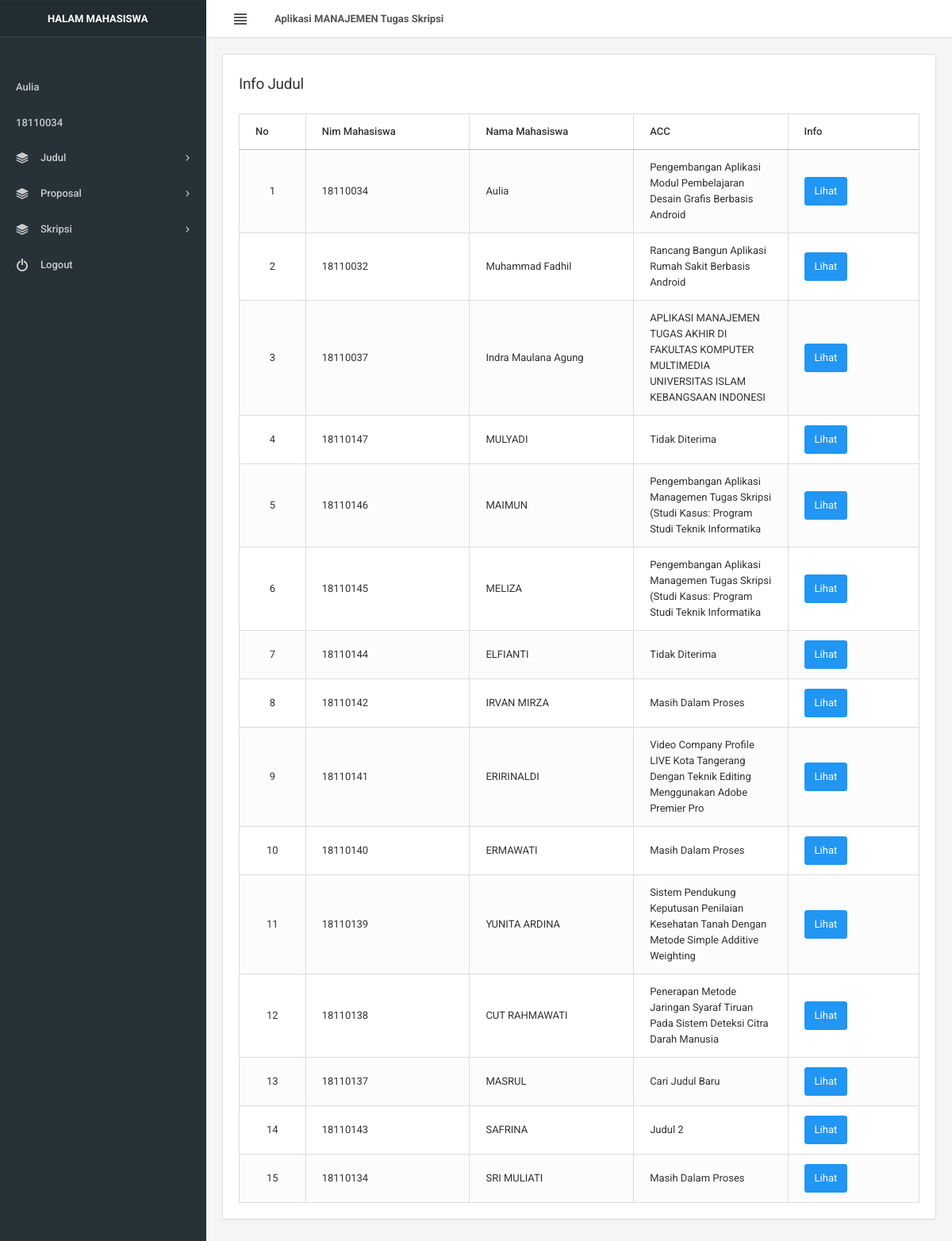
The page /mahasiswa/info_judul.php (signed in) on the database its author committed.
### tables this page shows
CREATE TABLE `tbl_judul` (
  `id` int(100) NOT NULL,
  `id_mahasiswa` int(100) NOT NULL,
  `nim` int(20) NOT NULL,
  `nama_mahasiswa` varchar(20) NOT NULL,
  `judul1` varchar(100) NOT NULL,
  `judul2` varchar(100) NOT NULL,
  `judul3` varchar(100) NOT NULL,
  `acc` varchar(100) NOT NULL,
  `keterangan` varchar(100) NOT NULL
);

### mahasiswa/info_judul.php (the view, shortened to what this page needs)
<?php include 'header.php'; ?>
<div class="content-wrapper">
	<div class="content">
		<div class="row">
			<div class="col-lg-12">
				<div class="panel panel-flat">
					<div class="panel-heading">
						<h4 class="panel-title">Info Judul</h4>
					</div>
					<div class="panel-body">
						<div class="table-responsive">
							<table class="table table-bordered table-hover table-striped">
								<thead>
									<tr>
										<th width="5%">No</th>
										<th width="15%">Nim Mahasiswa</th>
										<th width="15%">Nama Mahasiswa</th>
										<th width="12%">ACC</th>
                                        <th width="12%">Info</th>
									</tr>
								</thead>
								<tbody>
									<?php
									$data = mysqli_query($connect,"SELECT * FROM tbl_judul");
									$no = 1;
									while($d=mysqli_fetch_array($data)){
										?>
										<tr>
											<td align="center"><?php echo $no++; ?></td>
											<td><?php echo $d['nim'] ?></td>
											<td><?php echo $d['nama_mahasiswa'] ?></td>
											<td><?php echo $d['acc'] ?></td>
											<td><button type="button" class="btn btn-primary editbtn" data-toggle="modal" data-target="#exampleModalLong">
										Lihat
										</button></td>
                                    <?php
                                    }
                                    ?>
											</div>
										</div>
										</div>
						</div>
					</div>
				</div>
			</div>
		</div>
	</div>
<?php include 'footer.php'; ?>

### rows shown on the page
tbl_judul: nim "18110034", nama_mahasiswa "Aulia", acc "Pengembangan Aplikasi Modul Pembelajaran Desain Grafis Berbasis Android"
tbl_judul: nim "18110032", nama_mahasiswa "Muhammad Fadhil", acc "Rancang Bangun Aplikasi Rumah Sakit Berbasis Android"
tbl_judul: nim "18110037", nama_mahasiswa "Indra Maulana Agung", acc "APLIKASI MANAJEMEN TUGAS AKHIR DI FAKULTAS KOMPUTER MULTIMEDIA UNIVERSITAS ISLAM KEBANGSAAN INDONESI"
tbl_judul: nim "18110147", nama_mahasiswa "MULYADI", acc "Tidak Diterima"
tbl_judul: nim "18110146", nama_mahasiswa "MAIMUN", acc "Pengembangan Aplikasi Managemen Tugas Skripsi (Studi Kasus: Program Studi Teknik Informatika"
tbl_judul: nim "18110145", nama_mahasiswa "MELIZA", acc "Pengembangan Aplikasi Managemen Tugas Skripsi (Studi Kasus: Program Studi Teknik Informatika"
tbl_judul: nim "18110144", nama_mahasiswa "ELFIANTI", acc "Tidak Diterima"
tbl_judul: nim "18110142", nama_mahasiswa "IRVAN MIRZA", acc "Masih Dalam Proses"
tbl_judul: nim "18110141", nama_mahasiswa "ERIRINALDI", acc "Video Company Profile LIVE Kota Tangerang Dengan Teknik Editing Menggunakan Adobe Premier Pro"
tbl_judul: nim "18110140", nama_mahasiswa "ERMAWATI", acc "Masih Dalam Proses"
tbl_judul: nim "18110139", nama_mahasiswa "YUNITA ARDINA", acc "Sistem Pendukung Keputusan Penilaian Kesehatan Tanah Dengan Metode Simple Additive Weighting"
tbl_judul: nim "18110138", nama_mahasiswa "CUT RAHMAWATI", acc "Penerapan Metode Jaringan Syaraf Tiruan Pada Sistem Deteksi Citra Darah Manusia"
tbl_judul: nim "18110137", nama_mahasiswa "MASRUL", acc "Cari Judul Baru"
tbl_judul: nim "18110143", nama_mahasiswa "SAFRINA", acc "Judul 2"
tbl_judul: nim "18110134", nama_mahasiswa "SRI MULIATI", acc "Masih Dalam Proses"

### other values the page prints
$_SESSION['nama'] "Aulia"
$_SESSION['nim'] "18110034"
